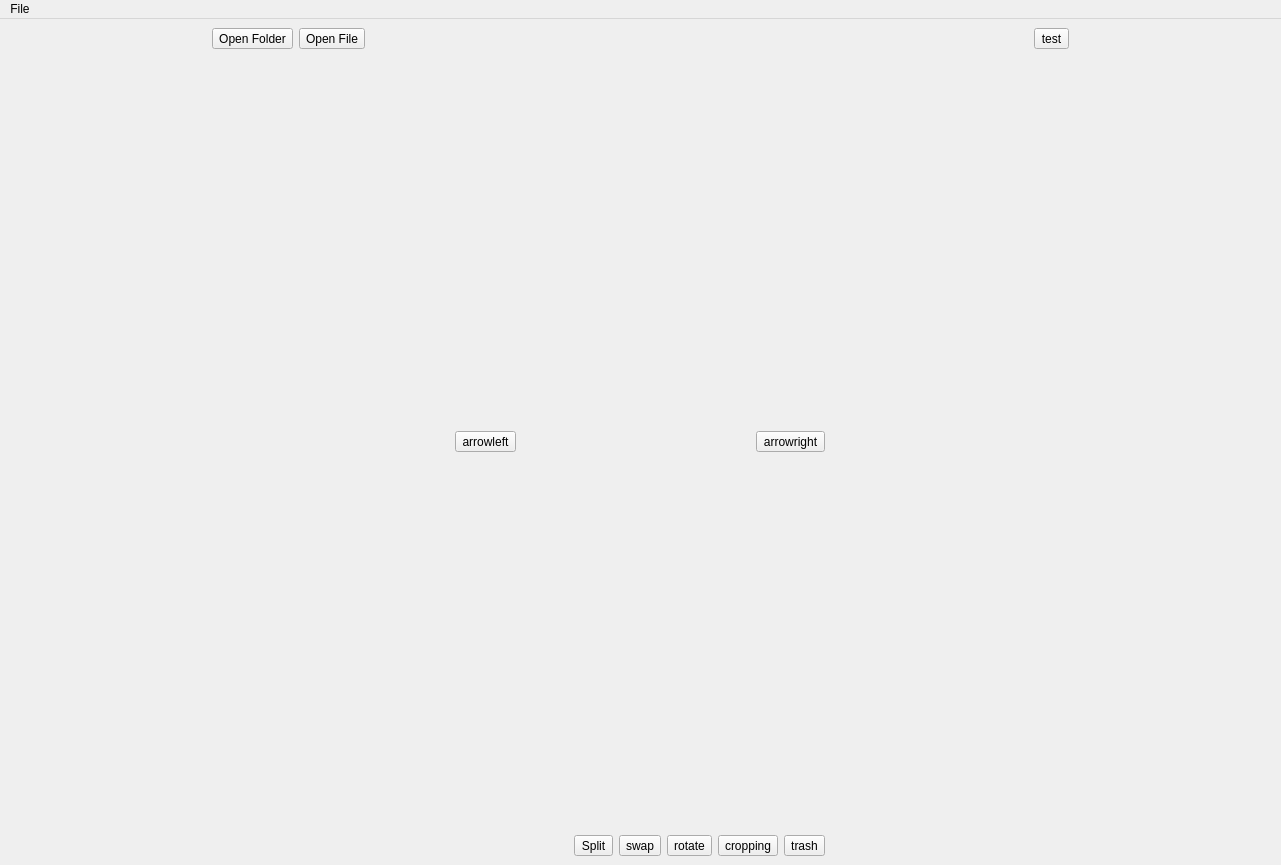
<?xml version="1.0" encoding="UTF-8"?>
<ui version="4.0">
 <class>MainWindow</class>
 <widget class="QMainWindow" name="MainWindow">
  <property name="geometry">
   <rect>
    <x>0</x>
    <y>0</y>
    <width>1281</width>
    <height>865</height>
   </rect>
  </property>
  <property name="windowTitle">
   <string>MainWindow</string>
  </property>
  <widget class="QWidget" name="centralwidget">
   <layout class="QGridLayout" name="gridLayout_2">
    <item row="0" column="0">
     <layout class="QHBoxLayout" name="openFileLayout">
      <item>
       <widget class="QToolButton" name="openFolderButton">
        <property name="text">
         <string>Open Folder</string>
        </property>
        <property name="icon">
         <iconset>
          <normaloff>../PycharmProjects/PyPdfConverter/icons/folder.png</normaloff>../PycharmProjects/PyPdfConverter/icons/folder.png</iconset>
        </property>
        <property name="iconSize">
         <size>
          <width>50</width>
          <height>50</height>
         </size>
        </property>
       </widget>
      </item>
      <item>
       <widget class="QToolButton" name="openFileButton">
        <property name="enabled">
         <bool>true</bool>
        </property>
        <property name="text">
         <string>Open File</string>
        </property>
        <property name="icon">
         <iconset>
          <normaloff>../PycharmProjects/PyPdfConverter/icons/file.png</normaloff>../PycharmProjects/PyPdfConverter/icons/file.png</iconset>
        </property>
        <property name="iconSize">
         <size>
          <width>50</width>
          <height>50</height>
         </size>
        </property>
       </widget>
      </item>
     </layout>
    </item>
    <item row="0" column="2">
     <layout class="QVBoxLayout" name="testLayout">
      <item>
       <widget class="QToolButton" name="testButton">
        <property name="text">
         <string>test</string>
        </property>
        <property name="icon">
         <iconset>
          <normaloff>pdfTesting/testing.jpeg</normaloff>pdfTesting/testing.jpeg</iconset>
        </property>
        <property name="iconSize">
         <size>
          <width>50</width>
          <height>50</height>
         </size>
        </property>
       </widget>
      </item>
     </layout>
    </item>
    <item row="3" column="1">
     <layout class="QHBoxLayout" name="toolButtonLayout">
      <item>
       <widget class="QToolButton" name="splitButton">
        <property name="text">
         <string>Split</string>
        </property>
        <property name="icon">
         <iconset>
          <normaloff>../Documents/split.png</normaloff>../Documents/split.png</iconset>
        </property>
        <property name="iconSize">
         <size>
          <width>50</width>
          <height>50</height>
         </size>
        </property>
       </widget>
      </item>
      <item>
       <widget class="QToolButton" name="swapButton">
        <property name="text">
         <string>swap</string>
        </property>
        <property name="icon">
         <iconset>
          <normaloff>../PycharmProjects/PyPdfConverter/icons/swap.png</normaloff>../PycharmProjects/PyPdfConverter/icons/swap.png</iconset>
        </property>
        <property name="iconSize">
         <size>
          <width>50</width>
          <height>50</height>
         </size>
        </property>
       </widget>
      </item>
      <item>
       <widget class="QToolButton" name="rotateButton">
        <property name="text">
         <string>rotate</string>
        </property>
        <property name="icon">
         <iconset>
          <normaloff>../PycharmProjects/PyPdfConverter/icons/rotate.jpeg</normaloff>../PycharmProjects/PyPdfConverter/icons/rotate.jpeg</iconset>
        </property>
        <property name="iconSize">
         <size>
          <width>50</width>
          <height>50</height>
         </size>
        </property>
       </widget>
      </item>
      <item>
       <widget class="QToolButton" name="cropButton">
        <property name="text">
         <string>cropping</string>
        </property>
        <property name="icon">
         <iconset>
          <normaloff>pdfTesting/crop.png</normaloff>pdfTesting/crop.png</iconset>
        </property>
        <property name="iconSize">
         <size>
          <width>50</width>
          <height>50</height>
         </size>
        </property>
       </widget>
      </item>
      <item>
       <widget class="QToolButton" name="trashButton">
        <property name="text">
         <string>trash</string>
        </property>
        <property name="icon">
         <iconset>
          <normaloff>../PycharmProjects/PyPdfConverter/icons/trash.jpeg</normaloff>../PycharmProjects/PyPdfConverter/icons/trash.jpeg</iconset>
        </property>
        <property name="iconSize">
         <size>
          <width>50</width>
          <height>50</height>
         </size>
        </property>
       </widget>
      </item>
     </layout>
    </item>
    <item row="1" column="0" colspan="3">
     <widget class="QWidget" name="widgetLayout" native="true">
      <layout class="QHBoxLayout" name="picButtonLayout">
       <item>
        <widget class="QToolButton" name="leftButton">
         <property name="text">
          <string>arrowleft</string>
         </property>
         <property name="icon">
          <iconset>
           <normaloff>../Documents/arrowleft.png</normaloff>../Documents/arrowleft.png</iconset>
         </property>
         <property name="iconSize">
          <size>
           <width>50</width>
           <height>50</height>
          </size>
         </property>
        </widget>
       </item>
       <item>
        <layout class="QGridLayout" name="pushButtonGrid"/>
       </item>
       <item>
        <widget class="QToolButton" name="rightButton">
         <property name="text">
          <string>arrowright</string>
         </property>
         <property name="icon">
          <iconset>
           <normaloff>../Documents/arrowright.png</normaloff>../Documents/arrowright.png</iconset>
         </property>
         <property name="iconSize">
          <size>
           <width>50</width>
           <height>50</height>
          </size>
         </property>
        </widget>
       </item>
      </layout>
     </widget>
    </item>
   </layout>
  </widget>
  <widget class="QMenuBar" name="menuBar">
   <property name="geometry">
    <rect>
     <x>0</x>
     <y>0</y>
     <width>1281</width>
     <height>22</height>
    </rect>
   </property>
   <widget class="QMenu" name="menuFile">
    <property name="title">
     <string>File</string>
    </property>
    <addaction name="actionOpen_Folder"/>
    <addaction name="actionOpen_File"/>
   </widget>
   <addaction name="menuFile"/>
  </widget>
  <action name="actionOpen_Folder">
   <property name="text">
    <string>Open Folder</string>
   </property>
  </action>
  <action name="actionOpen_File">
   <property name="text">
    <string>Open File</string>
   </property>
  </action>
 </widget>
 <resources/>
 <connections/>
</ui>
